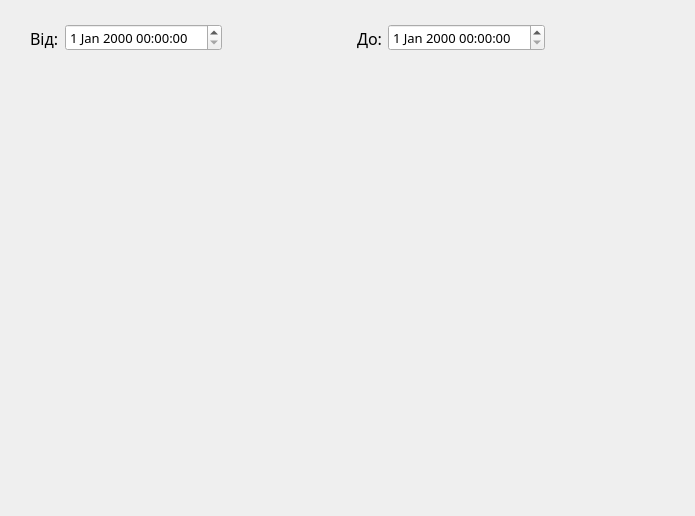
<?xml version="1.0" encoding="UTF-8"?>
<ui version="4.0">
 <class>Statistics</class>
 <widget class="QWidget" name="Statistics">
  <property name="geometry">
   <rect>
    <x>0</x>
    <y>0</y>
    <width>695</width>
    <height>516</height>
   </rect>
  </property>
  <property name="windowTitle">
   <string>Form</string>
  </property>
  <widget class="QWidget" name="layoutWidget">
   <property name="geometry">
    <rect>
     <x>30</x>
     <y>20</y>
     <width>515</width>
     <height>36</height>
    </rect>
   </property>
   <layout class="QHBoxLayout" name="horizontalLayout_4">
    <item>
     <layout class="QHBoxLayout" name="horizontalLayout_5">
      <item>
       <widget class="QLabel" name="label_3">
        <property name="font">
         <font>
          <family>Alef</family>
          <pointsize>12</pointsize>
         </font>
        </property>
        <property name="text">
         <string>Від:</string>
        </property>
       </widget>
      </item>
      <item>
       <widget class="QDateTimeEdit" name="dateTimeEdit_3">
        <property name="font">
         <font>
          <family>Alef</family>
          <pointsize>10</pointsize>
         </font>
        </property>
       </widget>
      </item>
     </layout>
    </item>
    <item>
     <spacer name="horizontalSpacer_2">
      <property name="orientation">
       <enum>Qt::Horizontal</enum>
      </property>
      <property name="sizeHint" stdset="0">
       <size>
        <width>40</width>
        <height>20</height>
       </size>
      </property>
     </spacer>
    </item>
    <item>
     <layout class="QHBoxLayout" name="horizontalLayout_6">
      <item>
       <widget class="QLabel" name="label_4">
        <property name="font">
         <font>
          <family>Alef</family>
          <pointsize>12</pointsize>
         </font>
        </property>
        <property name="text">
         <string>До:</string>
        </property>
       </widget>
      </item>
      <item>
       <widget class="QDateTimeEdit" name="dateTimeEdit_4">
        <property name="font">
         <font>
          <family>Alef</family>
          <pointsize>10</pointsize>
         </font>
        </property>
       </widget>
      </item>
     </layout>
    </item>
   </layout>
  </widget>
 </widget>
 <resources/>
 <connections/>
</ui>
